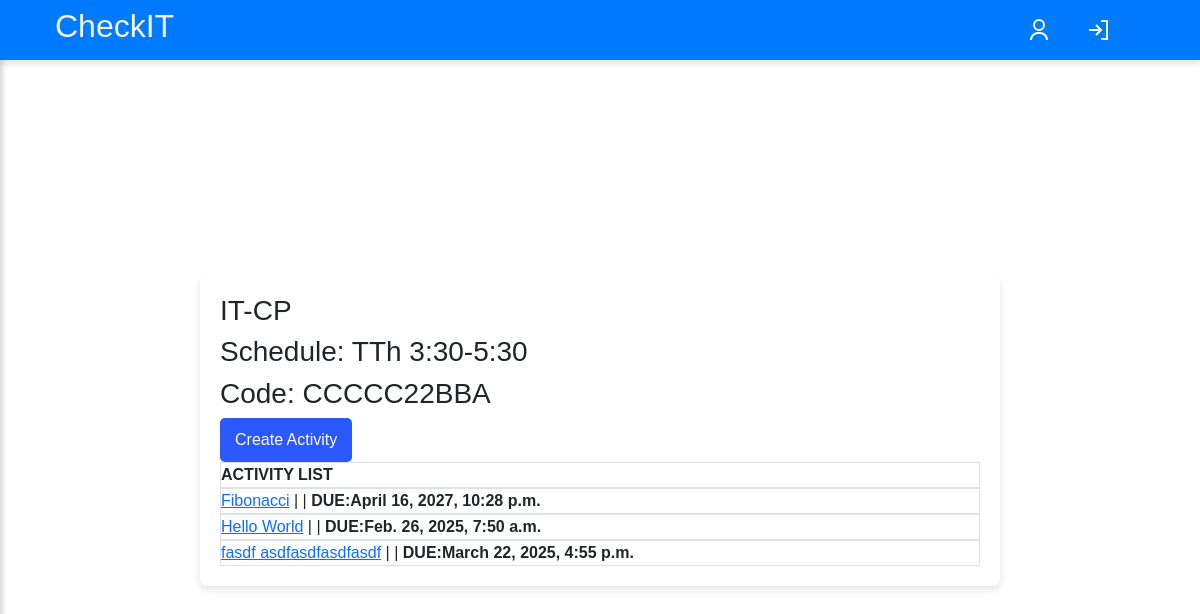
/api/classroom/1/ (signed in), run on the app's committed database.
### autochecker/models.py (models this page shows, shortened)
class Classroom(models.Model):
     class_name = models.CharField(max_length=50,)
     class_code = models.CharField(max_length=10, null= False, unique=True)
     schedule = models.CharField(max_length=20)
     teacher_assigned = models.ForeignKey(settings.AUTH_USER_MODEL, on_delete=models.CASCADE, limit_choices_to=professor_filter)
     students_assigned = models.ManyToManyField(settings.AUTH_USER_MODEL, related_name='student_classes',limit_choices_to=student_filter, blank=True)

class Activity(models.Model):
    title = models.CharField(max_length=255)
    teacher_assigned = models.ForeignKey(
        settings.AUTH_USER_MODEL,
        on_delete=models.CASCADE,
        limit_choices_to=professor_filter,
        blank=True
    )
    description = models.TextField()
    instructions = models.FileField(upload_to='instructions/', null=False)
    check50_slug = models.CharField(max_length=255)
    created_at = models.DateTimeField(auto_now_add=True)
    time_open = models.DateTimeField(null=False, default=timezone.now)
    time_limit = models.DateTimeField(null=True, default=default_time_closed)
    isClosed = models.BooleanField(default=False)
    classroom = models.ForeignKey(
        Classroom,
        related_name='assigned_activities',
        on_delete=models.CASCADE,
        null=True,
        blank=True
    )

### autochecker/views/classroom_activities.py (the view)
# urls.py: path('classroom/<int:pk>/', ClassroomActivities.as_view(), name='classroom_detail')
class ClassroomActivities(LoginRequiredMixin, ListView):
    template_name = 'main/classroom_activities.html'
    model = Activity
    context_object_name = 'activities'
    def get_context_data(self, **kwargs):
        context = super().get_context_data(**kwargs)
        classroom_pk = self.kwargs.get('pk')
        context['classroom_pk'] = classroom_pk
        context['classroom'] = get_object_or_404(Classroom, pk=classroom_pk)
        return context
    def get_queryset(self):
        classroom_id = self.kwargs.get('pk')
        classroom = get_object_or_404(Classroom, id=classroom_id)
        return Activity.objects.filter(classroom=classroom)

### templates/main/classroom_activities.html
{% extends '../layout/layout.html'%}
{% block loadcss %}
{%load static%}
<link rel="stylesheet" href="{% static 'css/style.css' %}?{% now 'U' %}">
{% endblock %}
{% block main%}
     {% if user.is_authenticated %}
     <div class="container2">
     <div class="content-box">
          <h3>{{ classroom.class_name}}</h3>
          <h3>Schedule: {{ classroom.schedule}}</h3>
          <h3>Code: {{ classroom.class_code}}</h3>
          {%if user.role != 'student'%}
          <a class='nav-link'href="{% url 'makeactivity' classroom_pk=classroom_pk%}">
               <button>Create Activity</button>
          </a>
          {% endif %}
          <div class=>
               <div class="border w-100 d-flex justify-items-center"><strong>ACTIVITY LIST</strong></div>
               {% if activities %}
                    {% for activity in activities %}
                         <div class="border w-100 d-flex justify-items-center"><span><a href="{% url 'activity_detail' classroom_pk=classroom_pk pk=activity.pk %}">{{ activity.title}}</a>  |
                              | <strong>DUE:{{ activity.time_limit}}</strong></span>
                         </div>
                    {% endfor%}
               {% else %}
          </div>
               <h3>This page will display list activities.<h3>
                    <p class="text-center">No activities found.</p>
          {% endif%}
     </div>
     </div>
     {% endif%}
{% endblock%}

### css/style.css (style rules this page uses)
body, html { height: 100vh; width: 100vw; display: flex; flex-direction: column; margin: 0; font-family: Arial, sans-serif; background-color: #f5f5f5; }
.content-box { background: white; padding: 20px; border-radius: 8px; box-shadow: 0px 4px 8px rgba(0, 0, 0, 0.1); width: 80%; max-width: 800px; margin: auto; }
button { background: #2b58ff; color: white; border: none; padding: 10px 15px; cursor: pointer; border-radius: 5px; }

### css/index.css (style rules this page uses)
body, html { height: 100vh; width: 100vw; display: flex; flex-direction: column; margin: 0; font-family: "Arial", sans-serif; background: #f8f9fa; }
.container2 { display: flex; flex-grow: 1; width: 100%; height: calc(100vh - 60px); overflow: hidden; }

### data on the page
Classroom: class_name "IT-CP", schedule "TTh 3:30-5:30", class_code "CCCCC22BBA"
Activity: title "Fibonacci", time_limit "April 16, 2027, 10:28 p.m."
Activity: title "Hello World", time_limit "Feb. 26, 2025, 7:50 a.m."
Activity: title "fasdf asdfasdfasdfasdf", time_limit "March 22, 2025, 4:55 p.m."
